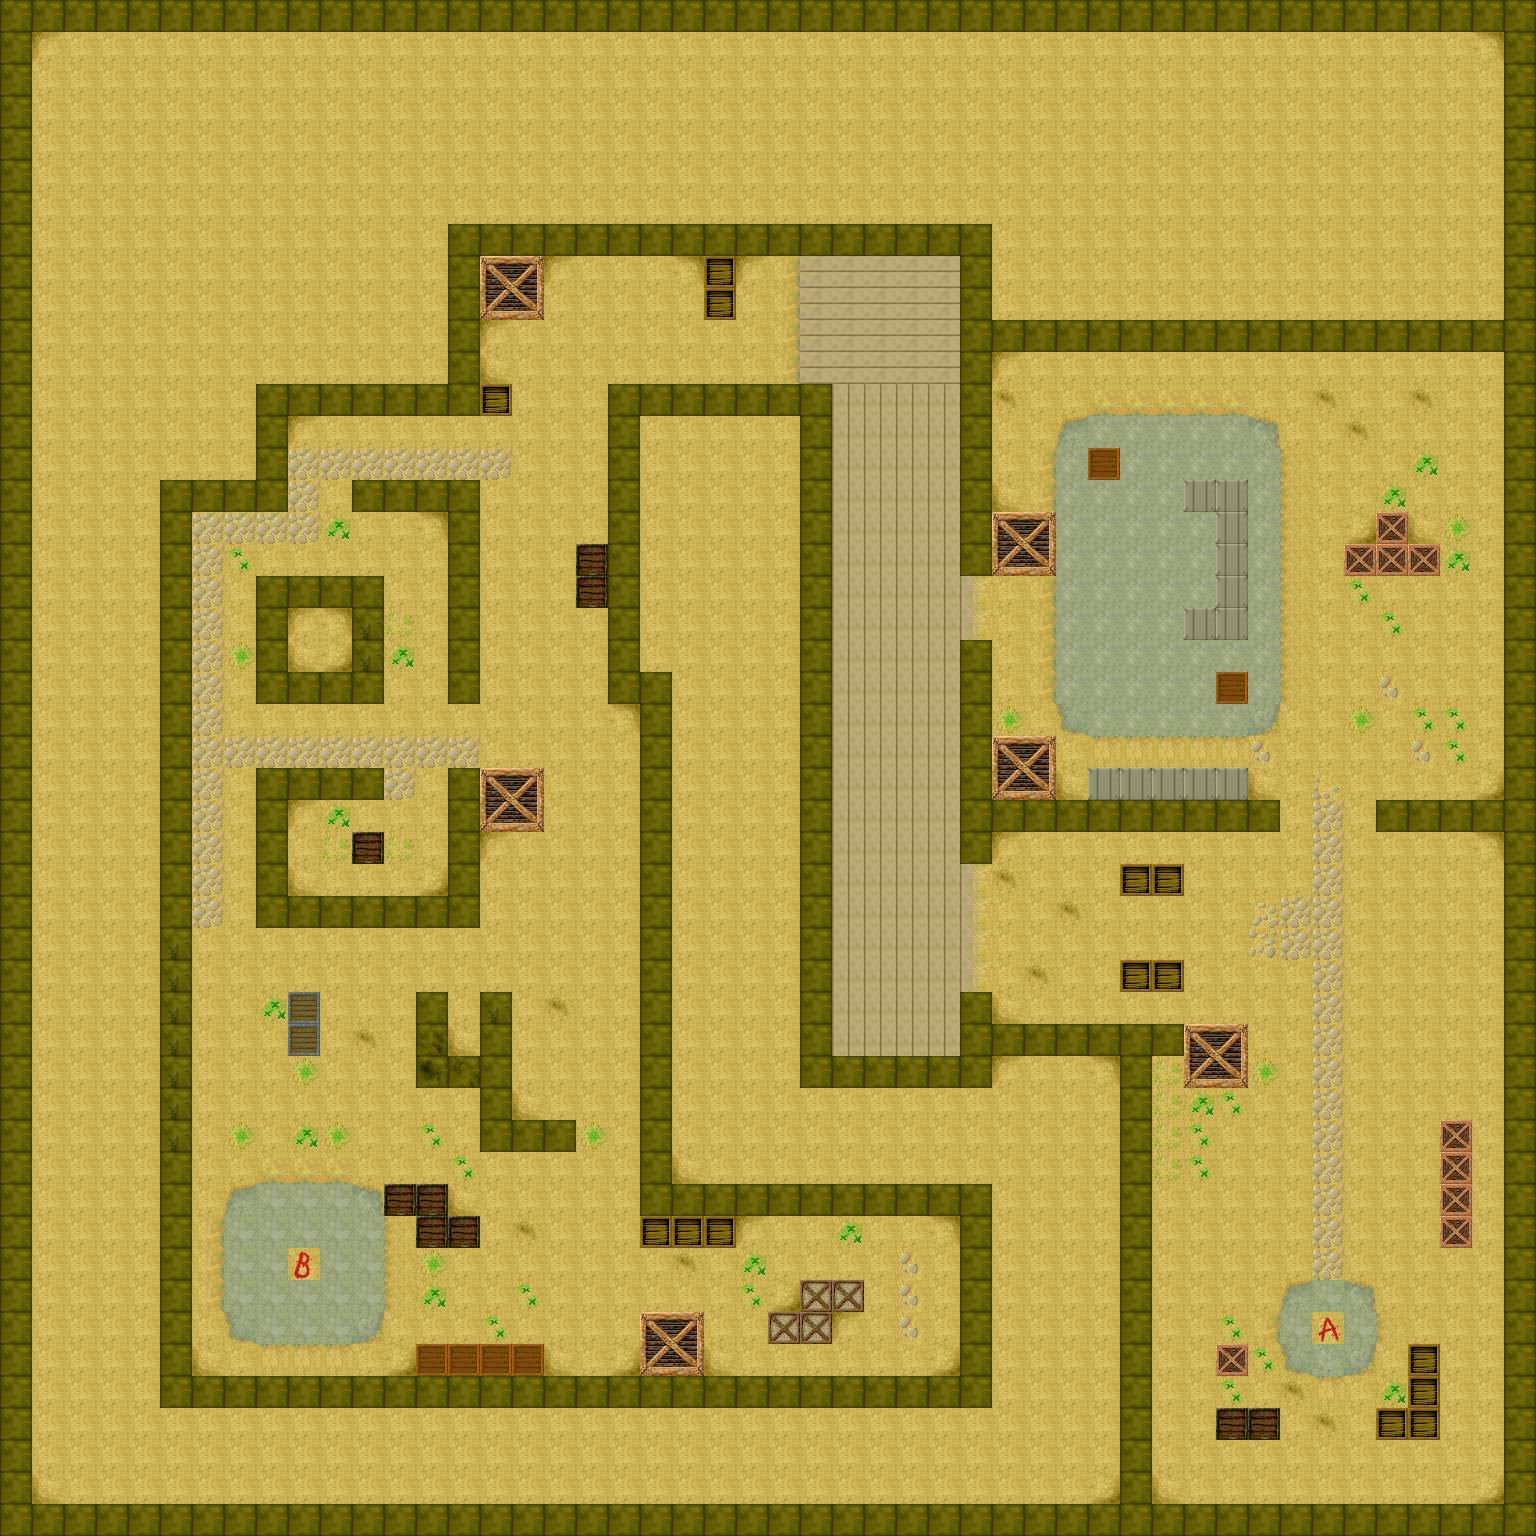

Rendered tile map (Tiled .tmx) drawn with the repository's tilesets; below, a short description and the map source with its tile grids summarised:
An orthogonal 48x48 tile map with 32x32 px tiles, 5 tile layers (Sand, Roads, Markers, Plants, ...).

<map version="1.4" tiledversion="1.4.3" orientation="orthogonal" renderorder="right-down" width="48" height="48" tilewidth="32" tileheight="32" infinite="0" nextlayerid="6" nextobjectid="1">
 <properties>
  <property name="atlas" value="dust packfile" />
  <property name="blended tiles" value="" />
 </properties>
 <tileset firstgid="1" name="dust" tilewidth="32" tileheight="32" tilecount="0" columns="0">
  <image source="dust.bmp" width="256" height="320" />
 </tileset>
 <layer id="1" name="Sand" width="48" height="48">
  <data>[2304 cells, 2304 non-empty, 6 distinct tile ids]</data>
 </layer>
 <layer id="2" name="Roads" width="48" height="48">
  <data>[2304 cells, 317 non-empty, 19 distinct tile ids]</data>
 </layer>
 <layer id="3" name="Markers" width="48" height="48">
  <data>[2304 cells, 2 non-empty, 2 distinct tile ids]</data>
 </layer>
 <layer id="4" name="Plants" width="48" height="48">
  <data>[2304 cells, 47 non-empty, 4 distinct tile ids]</data>
 </layer>
 <layer id="5" name="Walls" width="48" height="48">
  <data>[2304 cells, 548 non-empty, 17 distinct tile ids]</data>
 </layer>
</map>
